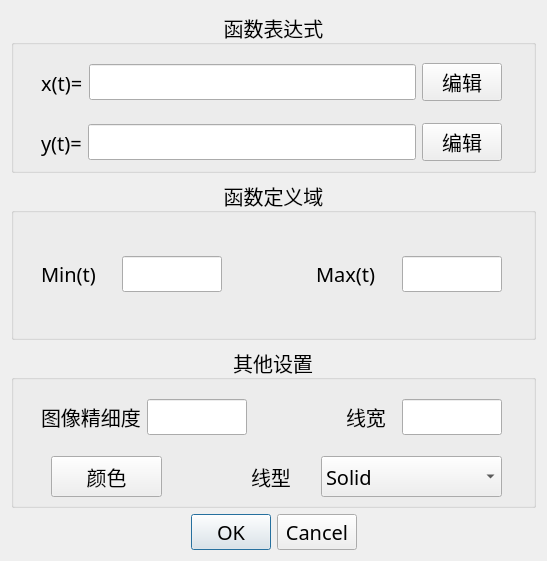
<?xml version="1.0" encoding="UTF-8"?>
<ui version="4.0">
 <class>QTwoFuncDlg</class>
 <widget class="QDialog" name="QTwoFuncDlg">
  <property name="geometry">
   <rect>
    <x>0</x>
    <y>0</y>
    <width>547</width>
    <height>561</height>
   </rect>
  </property>
  <property name="font">
   <font>
    <family>微软雅黑</family>
    <pointsize>15</pointsize>
   </font>
  </property>
  <property name="windowTitle">
   <string>参数方程函数</string>
  </property>
  <layout class="QVBoxLayout" name="verticalLayout">
   <item>
    <widget class="QGroupBox" name="groupBox">
     <property name="sizePolicy">
      <sizepolicy hsizetype="Preferred" vsizetype="Preferred">
       <horstretch>0</horstretch>
       <verstretch>1</verstretch>
      </sizepolicy>
     </property>
     <property name="title">
      <string>函数表达式</string>
     </property>
     <property name="alignment">
      <set>Qt::AlignCenter</set>
     </property>
     <property name="flat">
      <bool>false</bool>
     </property>
     <property name="checkable">
      <bool>false</bool>
     </property>
     <widget class="QWidget" name="layoutWidget">
      <property name="geometry">
       <rect>
        <x>30</x>
        <y>50</y>
        <width>461</width>
        <height>43</height>
       </rect>
      </property>
      <layout class="QHBoxLayout" name="horizontalLayout_3">
       <item>
        <widget class="QLabel" name="label">
         <property name="text">
          <string>x(t)=</string>
         </property>
        </widget>
       </item>
       <item>
        <widget class="QLineEdit" name="m_Edit_Function_X">
         <property name="readOnly">
          <bool>true</bool>
         </property>
        </widget>
       </item>
       <item>
        <widget class="QPushButton" name="m_Button_EditFunc_X">
         <property name="text">
          <string>编辑</string>
         </property>
        </widget>
       </item>
      </layout>
     </widget>
     <widget class="QWidget" name="layoutWidget_2">
      <property name="geometry">
       <rect>
        <x>30</x>
        <y>110</y>
        <width>461</width>
        <height>43</height>
       </rect>
      </property>
      <layout class="QHBoxLayout" name="horizontalLayout_5">
       <item>
        <widget class="QLabel" name="label_2">
         <property name="text">
          <string>y(t)=</string>
         </property>
        </widget>
       </item>
       <item>
        <widget class="QLineEdit" name="m_Edit_Function_Y">
         <property name="readOnly">
          <bool>true</bool>
         </property>
        </widget>
       </item>
       <item>
        <widget class="QPushButton" name="m_Button_EditFunc_Y">
         <property name="text">
          <string>编辑</string>
         </property>
        </widget>
       </item>
      </layout>
     </widget>
    </widget>
   </item>
   <item>
    <widget class="QGroupBox" name="groupBox_2">
     <property name="sizePolicy">
      <sizepolicy hsizetype="Preferred" vsizetype="Preferred">
       <horstretch>0</horstretch>
       <verstretch>1</verstretch>
      </sizepolicy>
     </property>
     <property name="title">
      <string>函数定义域</string>
     </property>
     <property name="alignment">
      <set>Qt::AlignCenter</set>
     </property>
     <property name="flat">
      <bool>false</bool>
     </property>
     <property name="checkable">
      <bool>false</bool>
     </property>
     <widget class="QWidget" name="layoutWidget">
      <property name="geometry">
       <rect>
        <x>30</x>
        <y>70</y>
        <width>461</width>
        <height>51</height>
       </rect>
      </property>
      <layout class="QHBoxLayout" name="horizontalLayout">
       <item>
        <widget class="QLabel" name="label_3">
         <property name="maximumSize">
          <size>
           <width>75</width>
           <height>40</height>
          </size>
         </property>
         <property name="text">
          <string>Min(t)</string>
         </property>
        </widget>
       </item>
       <item>
        <widget class="QLineEdit" name="m_Edit_Min">
         <property name="maximumSize">
          <size>
           <width>100</width>
           <height>16777215</height>
          </size>
         </property>
        </widget>
       </item>
       <item>
        <widget class="QLabel" name="label_8">
         <property name="text">
          <string/>
         </property>
        </widget>
       </item>
       <item>
        <widget class="QLabel" name="label_4">
         <property name="maximumSize">
          <size>
           <width>80</width>
           <height>40</height>
          </size>
         </property>
         <property name="text">
          <string>Max(t)</string>
         </property>
        </widget>
       </item>
       <item>
        <widget class="QLineEdit" name="m_Edit_Max">
         <property name="maximumSize">
          <size>
           <width>100</width>
           <height>16777215</height>
          </size>
         </property>
        </widget>
       </item>
      </layout>
     </widget>
    </widget>
   </item>
   <item>
    <widget class="QGroupBox" name="groupBox_3">
     <property name="sizePolicy">
      <sizepolicy hsizetype="Preferred" vsizetype="Preferred">
       <horstretch>0</horstretch>
       <verstretch>1</verstretch>
      </sizepolicy>
     </property>
     <property name="title">
      <string>其他设置</string>
     </property>
     <property name="alignment">
      <set>Qt::AlignCenter</set>
     </property>
     <property name="flat">
      <bool>false</bool>
     </property>
     <property name="checkable">
      <bool>false</bool>
     </property>
     <widget class="QPushButton" name="m_Button_LineColor">
      <property name="geometry">
       <rect>
        <x>40</x>
        <y>110</y>
        <width>111</width>
        <height>41</height>
       </rect>
      </property>
      <property name="text">
       <string>颜色</string>
      </property>
     </widget>
     <widget class="QLabel" name="label_7">
      <property name="geometry">
       <rect>
        <x>240</x>
        <y>110</y>
        <width>61</width>
        <height>41</height>
       </rect>
      </property>
      <property name="text">
       <string>线型</string>
      </property>
     </widget>
     <widget class="QComboBox" name="m_Combox_LineType">
      <property name="geometry">
       <rect>
        <x>310</x>
        <y>110</y>
        <width>181</width>
        <height>41</height>
       </rect>
      </property>
      <item>
       <property name="text">
        <string>Solid</string>
       </property>
      </item>
      <item>
       <property name="text">
        <string>Dash</string>
       </property>
      </item>
      <item>
       <property name="text">
        <string>Dot</string>
       </property>
      </item>
      <item>
       <property name="text">
        <string>DashDot</string>
       </property>
      </item>
      <item>
       <property name="text">
        <string>DashDotDot</string>
       </property>
      </item>
     </widget>
     <widget class="QWidget" name="layoutWidget">
      <property name="geometry">
       <rect>
        <x>30</x>
        <y>50</y>
        <width>461</width>
        <height>42</height>
       </rect>
      </property>
      <layout class="QHBoxLayout" name="horizontalLayout_4">
       <item>
        <widget class="QLabel" name="label_5">
         <property name="maximumSize">
          <size>
           <width>125</width>
           <height>16777215</height>
          </size>
         </property>
         <property name="text">
          <string>图像精细度</string>
         </property>
        </widget>
       </item>
       <item>
        <widget class="QLineEdit" name="m_Edit_Precision">
         <property name="maximumSize">
          <size>
           <width>100</width>
           <height>16777215</height>
          </size>
         </property>
        </widget>
       </item>
       <item>
        <widget class="QLabel" name="label_9">
         <property name="text">
          <string/>
         </property>
        </widget>
       </item>
       <item>
        <widget class="QLabel" name="label_6">
         <property name="maximumSize">
          <size>
           <width>50</width>
           <height>16777215</height>
          </size>
         </property>
         <property name="text">
          <string>线宽</string>
         </property>
        </widget>
       </item>
       <item>
        <widget class="QLineEdit" name="m_Edit_LineWidth">
         <property name="maximumSize">
          <size>
           <width>100</width>
           <height>16777215</height>
          </size>
         </property>
        </widget>
       </item>
      </layout>
     </widget>
    </widget>
   </item>
   <item>
    <widget class="QDialogButtonBox" name="buttonBox">
     <property name="sizePolicy">
      <sizepolicy hsizetype="Expanding" vsizetype="Fixed">
       <horstretch>0</horstretch>
       <verstretch>2</verstretch>
      </sizepolicy>
     </property>
     <property name="layoutDirection">
      <enum>Qt::LeftToRight</enum>
     </property>
     <property name="standardButtons">
      <set>QDialogButtonBox::Cancel|QDialogButtonBox::Ok</set>
     </property>
     <property name="centerButtons">
      <bool>true</bool>
     </property>
    </widget>
   </item>
  </layout>
 </widget>
 <resources/>
 <connections/>
</ui>
